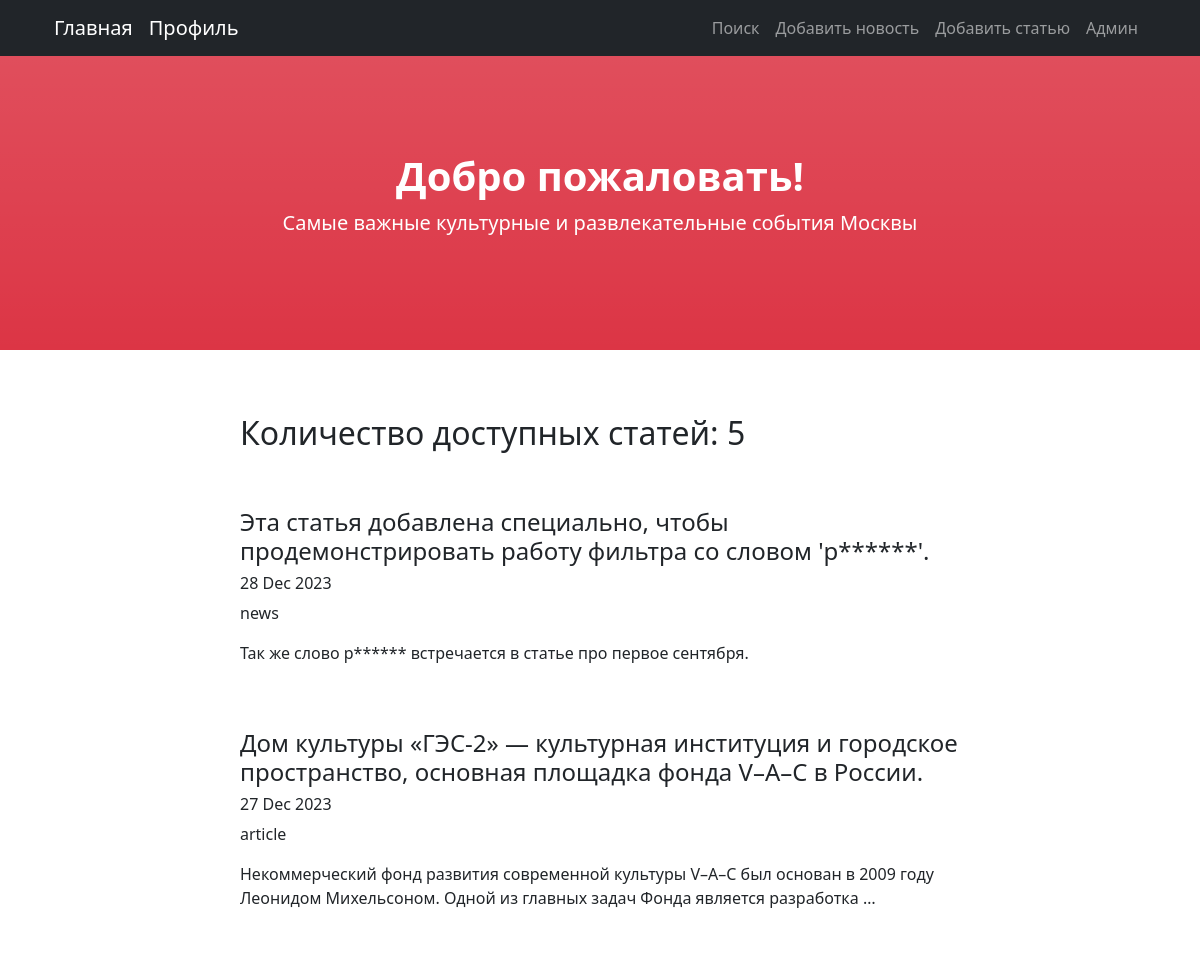
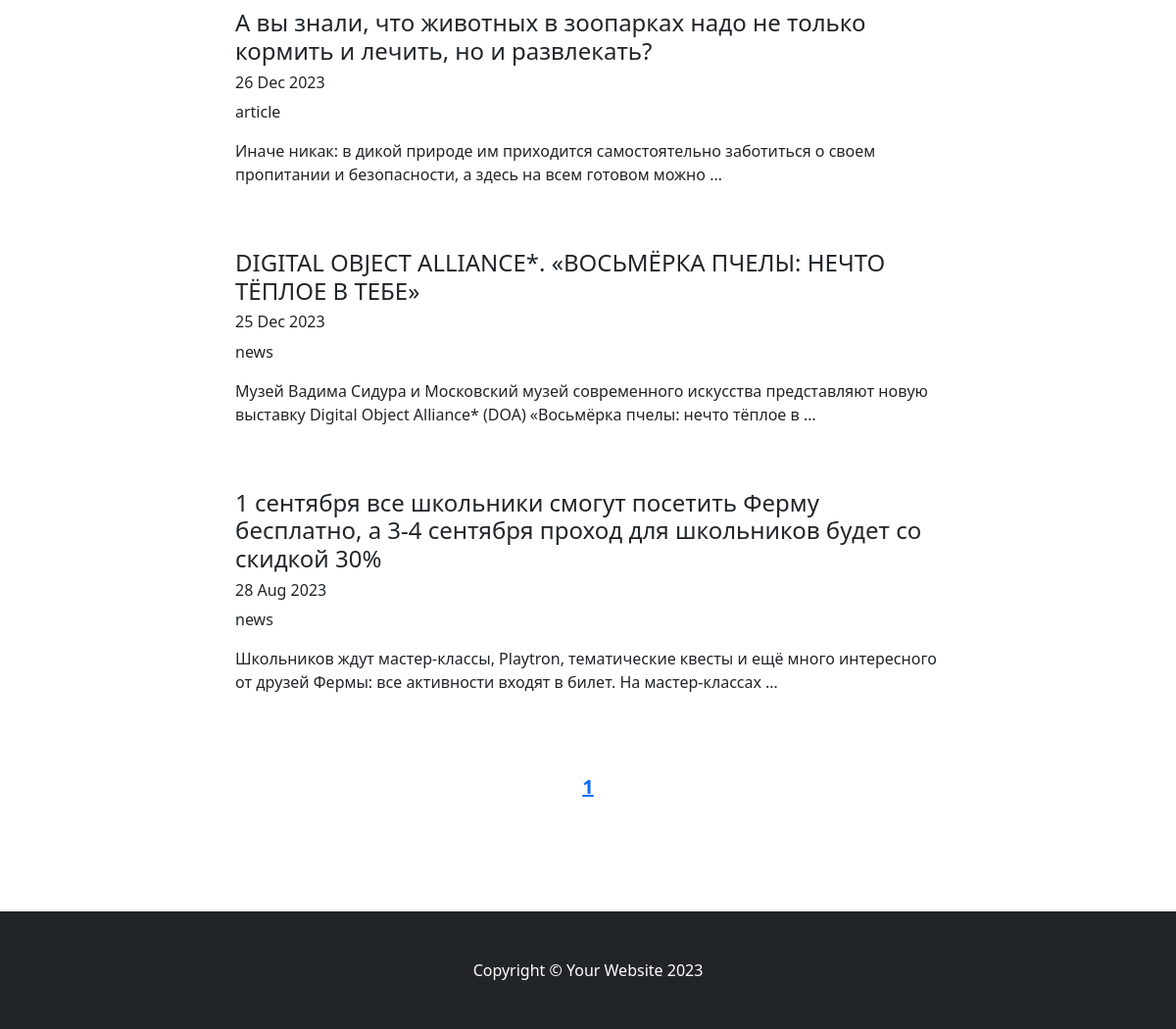
The page /news/ on the database as committed earlier (2 pictures, top to bottom).
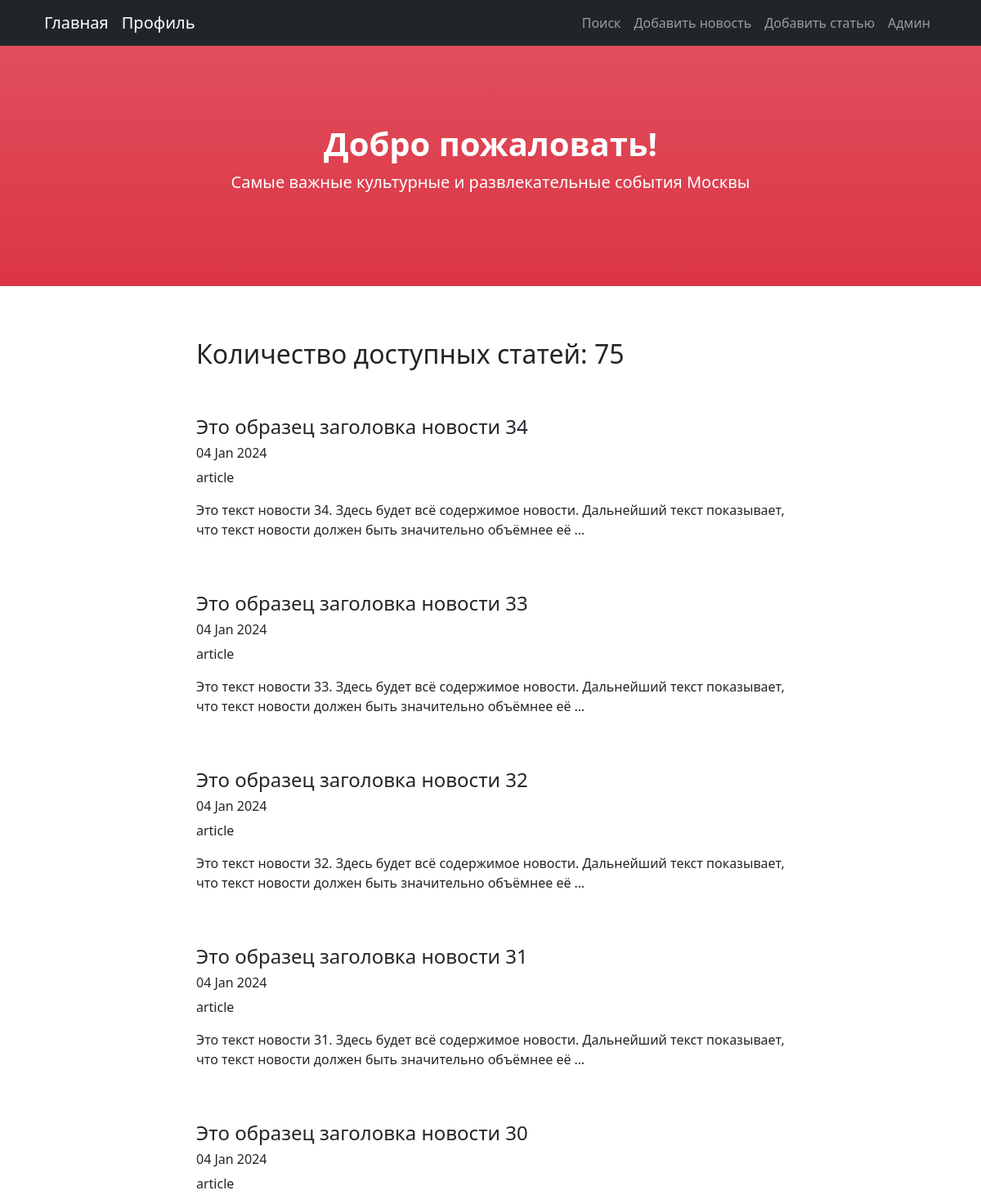
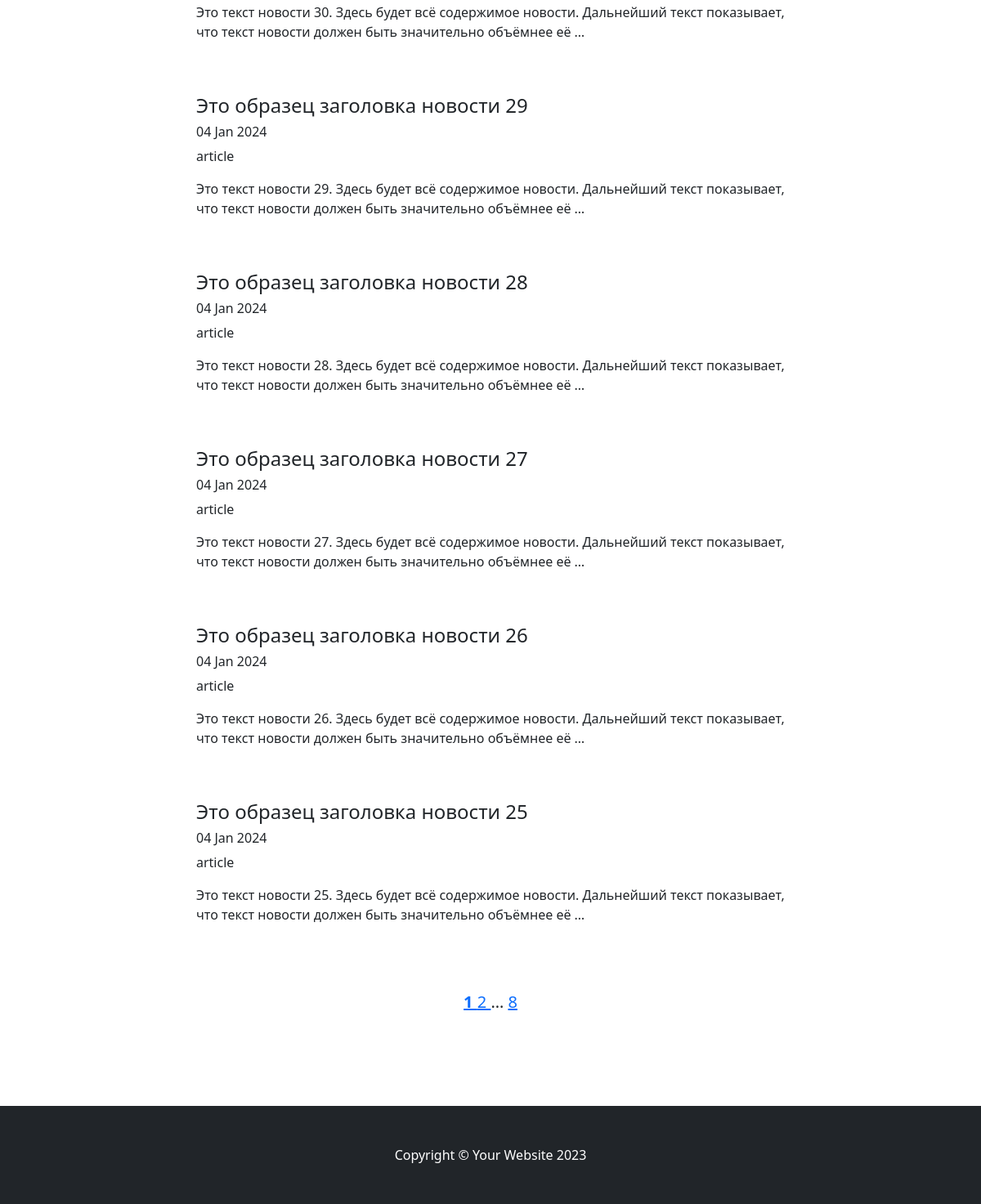
The same page on the database as committed later (2 pictures, top to bottom).
### News/models.py (models this page shows, shortened)
class Post(models.Model):
    PREVIEW_LENGTH = 124
    news = 'NE'
    article = 'AR'
    ITEM_TYPE = [(news, 'news'),
                 (article, 'article')]
    type = models.CharField(max_length=2, choices=ITEM_TYPE, default=news)
    add_date = models.DateTimeField(auto_now_add=True)
    title = models.CharField(max_length=150)
    content = models.TextField()
    rating = models.IntegerField(default=0)
    author = models.ForeignKey(Author, on_delete=models.PROTECT)
    category = models.ManyToManyField(Category, through='PostCategory')

### News/views.py (the view)
# urls.py: path('', PostList.as_view(), name='post_list'),
class PostList(ListView):
    model = Post
    ordering = '-add_date'
    template_name = 'news.html'
    context_object_name = 'page_list'
    paginate_by = 10
    extra_context = {'posts': Post.objects.all()}
    def get_context_data(self, *, object_list=None, **kwargs):
        context = super().get_context_data(**kwargs)
        page = context['page_obj']
        context['paginator_range'] = page.paginator.get_elided_page_range(page.number, on_each_side=1, on_ends=1)
        return context

### News/templatetags/custom_filters.py (called while the page is built)
def censor_repl(word: (re.Match, str)) -> (re.Match, str):
    if isinstance(word, re.Match):
        return word.group()[0] + '*' * (word.end() - word.start() - 1)
    elif isinstance(word, str):
        return word[0] + '*' * (len(word) - 1)
    else:
        raise CensorException('Filter can work only with str format')

@register.filter()
def censor(value: str) -> str:
    try:
        if not isinstance(value, str):
            raise CensorException('Filter can work only with str format')
        pattern = re.compile(fr"\b{BAD_WORD}[а-я]{{0,3}}\b", re.IGNORECASE)
        result = re.sub(pattern, censor_repl, value)
        return result
    except CensorException as error:
        print(error)
        pass

### News/templatetags/custom_tags.py (called while the page is built)
@register.simple_tag(takes_context=True)
def url_replace(context, **kwargs):
    d = context['request'].GET.copy()
    for k, v in kwargs.items():
        d[k] = v
    return d.urlencode()

### templates/news.html (shortened to what this page needs)
{% extends 'flatpages/default.html' %}
{% load custom_filters %}
{% block content %}
    <h2>Количество доступных статей: {{ page_obj.paginator.count }}</h2>
    <br><br>
    {% if posts %}
        {% for post in page_obj %}
            <h4><a class="nav-link" href="/news/{{ post.pk }}">{{ post.title|censor }}</a></h4>
            <h6>{{ post.add_date|date:'d M Y' }}</h6>
            <p>{{ post.get_type_display }}</p>
            <p>{{ post.content|truncatewords:20|censor }}</p>
            <br><br>
        {% endfor %}
    {% else %}
        <h3>Извините, новостей сейчас нет!</h3>
    {% endif %}
{% endblock content %}

Rows that differ between the two databases and show on the page:
no longer on this page (row unchanged): Post: title|censor "Эта статья добавлена специально, чтобы продемонстрировать работу фильтра со словом 'р******'.", add_date "28 Dec 2023", type "news", content|censor "Так же слово р****** встречается в статье про первое сентября."
no longer on this page (row unchanged): Post: title|censor "Дом культуры «ГЭС-2» — культурная институция и городское пространство, основная площадка фонда V–A–C в России.", add_date "27 Dec 2023", type "article", content|censor "Некоммерческий фонд развития современной культуры V–A–C был основан в 2009 году Леонидом Михельсоном. Одной из главных задач Фонда является разработка …"
no longer on this page (row unchanged): Post: title|censor "А вы знали, что животных в зоопарках надо не только кормить и лечить, но и развлекать?", add_date "26 Dec 2023", type "article", content|censor "Иначе никак: в дикой природе им приходится самостоятельно заботиться о своем пропитании и безопасности, а здесь на всем готовом можно …"
no longer on this page (row unchanged): Post: title|censor "DIGITAL OBJECT ALLIANCE*. «ВОСЬМЁРКА ПЧЕЛЫ: НЕЧТО ТЁПЛОЕ В ТЕБЕ»", add_date "25 Dec 2023", type "news", content|censor "Музей Вадима Сидура и Московский музей современного искусства представляют новую выставку Digital Object Alliance* (DOA) «Восьмёрка пчелы: нечто тёплое в …"
no longer on this page (row unchanged): Post: title|censor "1 сентября все школьники смогут посетить Ферму бесплатно, а 3-4 сентября проход для школьников будет со скидкой 30%", add_date "28 Aug 2023", type "news", content|censor "Школьников ждут мастер-классы, Playtron, тематические квесты и ещё много интересного от друзей Фермы: все активности входят в билет. На мастер-классах …"
added Post: title|censor "Это образец заголовка новости 34", add_date "04 Jan 2024", type "article", content|censor "Это текст новости 34. Здесь будет всё содержимое новости. Дальнейший текст показывает, что текст новости должен быть значительно объёмнее её …"
added Post: title|censor "Это образец заголовка новости 33", add_date "04 Jan 2024", type "article", content|censor "Это текст новости 33. Здесь будет всё содержимое новости. Дальнейший текст показывает, что текст новости должен быть значительно объёмнее её …"
added Post: title|censor "Это образец заголовка новости 32", add_date "04 Jan 2024", type "article", content|censor "Это текст новости 32. Здесь будет всё содержимое новости. Дальнейший текст показывает, что текст новости должен быть значительно объёмнее её …"
added Post: title|censor "Это образец заголовка новости 31", add_date "04 Jan 2024", type "article", content|censor "Это текст новости 31. Здесь будет всё содержимое новости. Дальнейший текст показывает, что текст новости должен быть значительно объёмнее её …"
added Post: title|censor "Это образец заголовка новости 30", add_date "04 Jan 2024", type "article", content|censor "Это текст новости 30. Здесь будет всё содержимое новости. Дальнейший текст показывает, что текст новости должен быть значительно объёмнее её …"
added Post: title|censor "Это образец заголовка новости 29", add_date "04 Jan 2024", type "article", content|censor "Это текст новости 29. Здесь будет всё содержимое новости. Дальнейший текст показывает, что текст новости должен быть значительно объёмнее её …"
added Post: title|censor "Это образец заголовка новости 28", add_date "04 Jan 2024", type "article", content|censor "Это текст новости 28. Здесь будет всё содержимое новости. Дальнейший текст показывает, что текст новости должен быть значительно объёмнее её …"
added Post: title|censor "Это образец заголовка новости 27", add_date "04 Jan 2024", type "article", content|censor "Это текст новости 27. Здесь будет всё содержимое новости. Дальнейший текст показывает, что текст новости должен быть значительно объёмнее её …"
added Post: title|censor "Это образец заголовка новости 26", add_date "04 Jan 2024", type "article", content|censor "Это текст новости 26. Здесь будет всё содержимое новости. Дальнейший текст показывает, что текст новости должен быть значительно объёмнее её …"
added Post: title|censor "Это образец заголовка новости 25", add_date "04 Jan 2024", type "article", content|censor "Это текст новости 25. Здесь будет всё содержимое новости. Дальнейший текст показывает, что текст новости должен быть значительно объёмнее её …"
Other text that changed with them:
{{ page_obj.paginator.count }}: "5" → "75"
new list line: "2"
new list line: "8"
